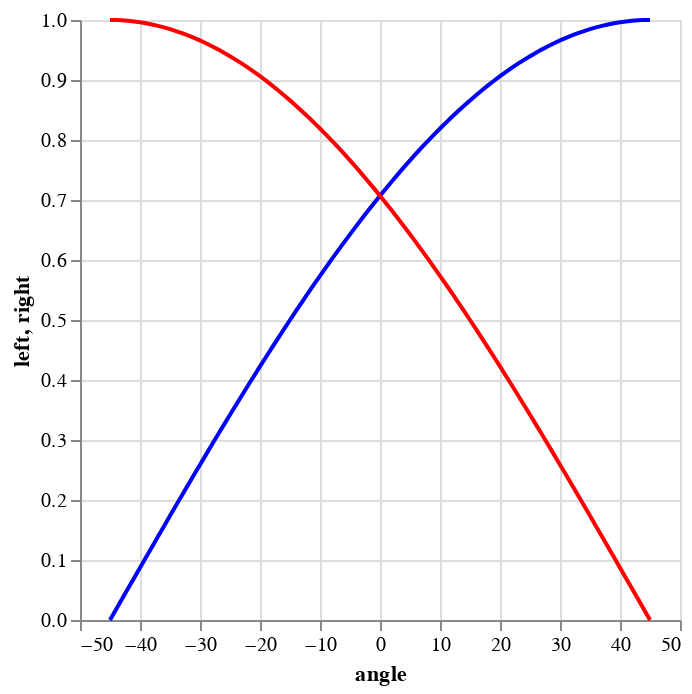

Notebook code for this chart:
### Code cell
alt.Chart(df).mark_line(color="blue").encode(x="angle", y="left") \
+ alt.Chart(df).mark_line(color="red").encode(x="angle", y="right")

### Figure 1 — Vega-Lite specification as saved in the notebook (floating-point values rounded to 4 significant figures)
{"config": {"view": {"continuousWidth": 300, "continuousHeight": 300}}, "layer": [{"mark": {"type": "line", "color": "blue"}, "encoding": {"x": {"field": "angle", "type": "quantitative"}, "y": {"field": "left", "type": "quantitative"}}}, {"mark": {"type": "line", "color": "red"}, "encoding": {"x": {"field": "angle", "type": "quantitative"}, "y": {"field": "right", "type": "quantitative"}}}], "data": {"name": "data-7d103d6558da269aa5cea0c1aaa822c3"}, "$schema": "https://vega.github.io/schema/vega-lite/v5.17.0.json", "datasets": {"data-7d103d6558da269aa5cea0c1aaa822c3": [{"angle": -45, "radian": -0.7854, "left": 7.85e-17, "right": 1.0}, {"angle": -44, "radian": -0.7679, "left": 0.01745, "right": 0.9998}, {"angle": -43, "radian": -0.7505, "left": 0.0349, "right": 0.9994}, {"angle": -42, "radian": -0.733, "left": 0.05234, "right": 0.9986}, {"angle": -41, "radian": -0.7156, "left": 0.06976, "right": 0.9976}, {"angle": -40, "radian": -0.6981, "left": 0.08716, "right": 0.9962}, {"angle": -39, "radian": -0.6807, "left": 0.1045, "right": 0.9945}, {"angle": -38, "radian": -0.6632, "left": 0.1219, "right": 0.9925}, {"angle": -37, "radian": -0.6458, "left": 0.1392, "right": 0.9903}, {"angle": -36, "radian": -0.6283, "left": 0.1564, "right": 0.9877}, {"angle": -35, "radian": -0.6109, "left": 0.1736, "right": 0.9848}, {"angle": -34, "radian": -0.5934, "left": 0.1908, "right": 0.9816}, {"angle": -33, "radian": -0.576, "left": 0.2079, "right": 0.9781}, {"angle": -32, "radian": -0.5585, "left": 0.225, "right": 0.9744}, {"angle": -31, "radian": -0.5411, "left": 0.2419, "right": 0.9703}, {"angle": -30, "radian": -0.5236, "left": 0.2588, "right": 0.9659}, {"angle": -29, "radian": -0.5061, "left": 0.2756, "right": 0.9613}, {"angle": -28, "radian": -0.4887, "left": 0.2924, "right": 0.9563}, {"angle": -27, "radian": -0.4712, "left": 0.309, "right": 0.9511}, {"angle": -26, "radian": -0.4538, "left": 0.3256, "right": 0.9455}, {"angle": -25, "radian": -0.4363, "left": 0.342, "right": 0.9397}, {"angle": -24, "radian": -0.4189, "left": 0.3584, "right": 0.9336}, {"angle": -23, "radian": -0.4014, "left": 0.3746, "right": 0.9272}, {"angle": -22, "radian": -0.384, "left": 0.3907, "right": 0.9205}, {"angle": -21, "radian": -0.3665, "left": 0.4067, "right": 0.9135}, {"angle": -20, "radian": -0.3491, "left": 0.4226, "right": 0.9063}, {"angle": -19, "radian": -0.3316, "left": 0.4384, "right": 0.8988}, {"angle": -18, "radian": -0.3142, "left": 0.454, "right": 0.891}, {"angle": -17, "radian": -0.2967, "left": 0.4695, "right": 0.8829}, {"angle": -16, "radian": -0.2793, "left": 0.4848, "right": 0.8746}, {"angle": -15, "radian": -0.2618, "left": 0.5, "right": 0.866}, {"angle": -14, "radian": -0.2443, "left": 0.515, "right": 0.8572}, {"angle": -13, "radian": -0.2269, "left": 0.5299, "right": 0.848}, {"angle": -12, "radian": -0.2094, "left": 0.5446, "right": 0.8387}, {"angle": -11, "radian": -0.192, "left": 0.5592, "right": 0.829}, {"angle": -10, "radian": -0.1745, "left": 0.5736, "right": 0.8192}, {"angle": -9, "radian": -0.1571, "left": 0.5878, "right": 0.809}, {"angle": -8, "radian": -0.1396, "left": 0.6018, "right": 0.7986}, {"angle": -7, "radian": -0.1222, "left": 0.6157, "right": 0.788}, {"angle": -6, "radian": -0.1047, "left": 0.6293, "right": 0.7771}, {"angle": -5, "radian": -0.08727, "left": 0.6428, "right": 0.766}, {"angle": -4, "radian": -0.06981, "left": 0.6561, "right": 0.7547}, {"angle": -3, "radian": -0.05236, "left": 0.6691, "right": 0.7431}, {"angle": -2, "radian": -0.03491, "left": 0.682, "right": 0.7314}, {"angle": -1, "radian": -0.01745, "left": 0.6947, "right": 0.7193}, {"angle": 0, "radian": 0.0, "left": 0.7071, "right": 0.7071}, {"angle": 1, "radian": 0.01745, "left": 0.7193, "right": 0.6947}, {"angle": 2, "radian": 0.03491, "left": 0.7314, "right": 0.682}, {"angle": 3, "radian": 0.05236, "left": 0.7431, "right": 0.6691}, {"angle": 4, "radian": 0.06981, "left": 0.7547, "right": 0.6561}, {"angle": 5, "radian": 0.08727, "left": 0.766, "right": 0.6428}, {"angle": 6, "radian": 0.1047, "left": 0.7771, "right": 0.6293}, {"angle": 7, "radian": 0.1222, "left": 0.788, "right": 0.6157}, {"angle": 8, "radian": 0.1396, "left": 0.7986, "right": 0.6018}, {"angle": 9, "radian": 0.1571, "left": 0.809, "right": 0.5878}, {"angle": 10, "radian": 0.1745, "left": 0.8192, "right": 0.5736}, {"angle": 11, "radian": 0.192, "left": 0.829, "right": 0.5592}, {"angle": 12, "radian": 0.2094, "left": 0.8387, "right": 0.5446}, {"angle": 13, "radian": 0.2269, "left": 0.848, "right": 0.5299}, {"angle": 14, "radian": 0.2443, "left": 0.8572, "right": 0.515}, {"angle": 15, "radian": 0.2618, "left": 0.866, "right": 0.5}, {"angle": 16, "radian": 0.2793, "left": 0.8746, "right": 0.4848}, {"angle": 17, "radian": 0.2967, "left": 0.8829, "right": 0.4695}, {"angle": 18, "radian": 0.3142, "left": 0.891, "right": 0.454}, {"angle": 19, "radian": 0.3316, "left": 0.8988, "right": 0.4384}, {"angle": 20, "radian": 0.3491, "left": 0.9063, "right": 0.4226}, {"angle": 21, "radian": 0.3665, "left": 0.9135, "right": 0.4067}, {"angle": 22, "radian": 0.384, "left": 0.9205, "right": 0.3907}, {"angle": 23, "radian": 0.4014, "left": 0.9272, "right": 0.3746}, {"angle": 24, "radian": 0.4189, "left": 0.9336, "right": 0.3584}, {"angle": 25, "radian": 0.4363, "left": 0.9397, "right": 0.342}, {"angle": 26, "radian": 0.4538, "left": 0.9455, "right": 0.3256}, {"angle": 27, "radian": 0.4712, "left": 0.9511, "right": 0.309}, {"angle": 28, "radian": 0.4887, "left": 0.9563, "right": 0.2924}, {"angle": 29, "radian": 0.5061, "left": 0.9613, "right": 0.2756}, {"angle": 30, "radian": 0.5236, "left": 0.9659, "right": 0.2588}, {"angle": 31, "radian": 0.5411, "left": 0.9703, "right": 0.2419}, {"angle": 32, "radian": 0.5585, "left": 0.9744, "right": 0.225}, {"angle": 33, "radian": 0.576, "left": 0.9781, "right": 0.2079}, {"angle": 34, "radian": 0.5934, "left": 0.9816, "right": 0.1908}, {"angle": 35, "radian": 0.6109, "left": 0.9848, "right": 0.1736}, {"angle": 36, "radian": 0.6283, "left": 0.9877, "right": 0.1564}, {"angle": 37, "radian": 0.6458, "left": 0.9903, "right": 0.1392}, {"angle": 38, "radian": 0.6632, "left": 0.9925, "right": 0.1219}, {"angle": 39, "radian": 0.6807, "left": 0.9945, "right": 0.1045}, {"angle": 40, "radian": 0.6981, "left": 0.9962, "right": 0.08716}, {"angle": 41, "radian": 0.7156, "left": 0.9976, "right": 0.06976}, {"angle": 42, "radian": 0.733, "left": 0.9986, "right": 0.05234}, {"angle": 43, "radian": 0.7505, "left": 0.9994, "right": 0.0349}, {"angle": 44, "radian": 0.7679, "left": 0.9998, "right": 0.01745}, {"angle": 45, "radian": 0.7854, "left": 1.0, "right": 7.85e-17}]}}
